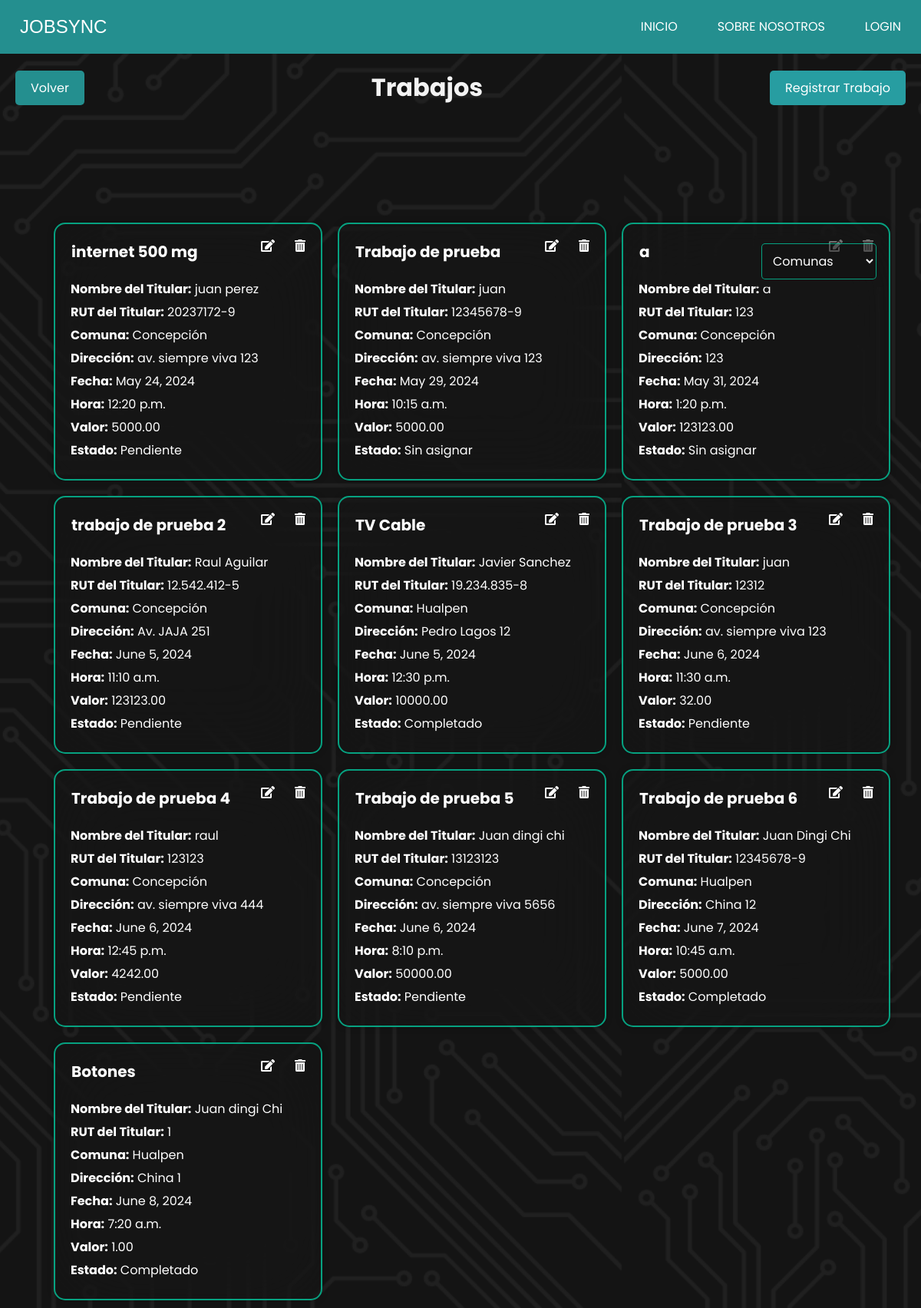
Screenshot of /trabajos/ with the database file from the repository.
### JobSyncApp/models.py (models this page shows, shortened)
class Trabajo(models.Model):
    colaborador = models.ForeignKey(CustomUser, on_delete=models.SET_NULL, null=True, blank=True)
    nombre_trabajo = models.CharField(max_length=100)
    nombre_titular = models.CharField(max_length=100)
    rut_titular = models.CharField(max_length=12)
    comuna = models.ForeignKey(Comuna, on_delete=models.SET_NULL, null=True)
    direccion = models.CharField(max_length=255)
    fecha = models.DateField()
    hora = models.TimeField()
    valor = models.DecimalField(max_digits=10, decimal_places=2)
    ESTADO_CHOICES = [
        ('sin_asignar', 'Sin asignar'),
        ('pendiente', 'Pendiente'),
        ('completado', 'Completado'),
    ]
    estado = models.CharField(max_length=20, choices=ESTADO_CHOICES, default='sin_asignar')

class Comuna(models.Model):
    nombre = models.CharField(max_length=100, unique=True)
    def __str__(self):
        return self.nombre

### JobSyncApp/views.py (the view)
# urls.py: path('trabajos/', views.trabajos, name='trabajos'),
def trabajos(request):
    comuna = Comuna.objects.all()
    trabajos = Trabajo.objects.all()  # Obtener todos los trabajos
    return render(request, 'admin/gestion_trabajos/trabajos/trabajos.html', {'trabajos': trabajos,'comuna':comuna})

### JobSyncApp/templates/admin/gestion_trabajos/trabajos/trabajos.html (shortened to what this page needs)
{% extends 'index.html' %}
{% load static %}
{% block extra_css %}
<link rel="stylesheet" href="{% static 'css/admin/trabajos.css' %}">
<link rel="stylesheet" href="https://cdnjs.cloudflare.com/ajax/libs/font-awesome/5.15.4/css/all.min.css">
{% endblock extra_css %}
{% block contenido %}
<div class="header">
    <a href="{% url 'index_trabajo' %}"  class="boton volver">Volver</a>
    <h1 id="titulo-trabajos">Trabajos</h1>
    <a href="{% url 'crear_trabajo' %}"  class="boton regresar">Registrar Trabajo</a>
</div>
<div class="filter-container">
    <select id="comuna-filter">
        <option value="">Comunas</option>
    </select>
</div>
<div class="card-container">
    {% for trabajo in trabajos %}
    <div class="card" id="trabajo" data-comuna="{{ trabajo.comuna }}">
        <div class="botones">
        <button class="delete-btn" data-url="{% url 'eliminar_trabajo' trabajo.id %}"> <i class="fas fa-trash-alt"></i></button>
        <button class="edit-btn" data-url="{% url 'modificar_trabajo' trabajo.id %}" > <i class="fas fa-edit"></i></button>
        <h2> {{ trabajo.nombre_trabajo }}</h2>
        </div>
        <p><strong>Nombre del Titular:</strong> {{ trabajo.nombre_titular }}</p>
        <p><strong>RUT del Titular:</strong> {{ trabajo.rut_titular }}</p>
        <p><strong>Comuna:</strong> {{ trabajo.comuna }}</p>
        <p><strong>Dirección:</strong> {{ trabajo.direccion }}</p>
        <p><strong>Fecha:</strong> {{ trabajo.fecha }}</p>
        <p><strong>Hora:</strong> {{ trabajo.hora }}</p>
        <p><strong>Valor:</strong> {{ trabajo.valor }}</p>
        <p><strong>Estado:</strong> {{ trabajo.get_estado_display }}</p>
    </div>
    {% endfor %}
</div>
{% endblock %}

### JobSyncApp/static/css/estilo.css (style rules this page uses)
* { margin: 0; padding: 0; box-sizing: border-box; }

### JobSyncApp/static/css/admin/trabajos.css (style rules this page uses)
* { padding: 0; margin: 0; box-sizing: border-box; text-decoration: none; list-style: none; border: none; outline: none; font-family: "Poppins", sans-serif; }
body { height: auto; min-height: 100vh; width: auto; display: flex; align-items: center; justify-content: center; background: url("/static/css/img/fondo.png") no-repeat center center fixed; background-size: cover; }
.header { width: 100%; display: flex; justify-content: space-between; align-items: center; padding: 20px; color: rgba(255, 255, 255, 0.8); position: fixed; top: 70px; z-index: 1000; }
#titulo-trabajos { margin: 0; flex-grow: 1; text-align: center; color: #f3f3f3; }
.boton { padding: 10px 20px; background-color: #007bff; color: white; text-decoration: none; border-radius: 5px; }
.boton.volver { background-color: #248f8f; }
.boton.regresar { background-color: #279da1; }
.card-container { display: flex; flex-wrap: wrap; justify-content: flex-start; margin-top: 220px; width: 100%; padding-top: 60px; padding-left: 5%; }
.card { width: 350px; margin: 10px; padding: 20px; background: rgba(22, 22, 22, 0.61); border: 2px solid rgba(3, 207, 163, 0.76); box-shadow: 0 0 10px rgba(0, 0, 0, .2); color: #fff; backdrop-filter: blur(50px); border-radius: 15px; }
.card h2 { font-size: 20px; margin-bottom: 10px; }
.card p { margin: 5px 0; }
.card .delete-btn, .card .edit-btn { background: transparent; color: white; border: none; padding: 10px; border-radius: 10%; cursor: pointer; }
.card .delete-btn i, .card .edit-btn i { color: white; font-size: 1.2em; }
.card { position: relative; }
.card .delete-btn, .card .edit-btn { position: absolute; top: 10px; right: 10px; }
.card .edit-btn { right: 50px; }
.botones { padding: 1px; margin-bottom: 10px; }
.filter-container { position: fixed; top: 18%; right: 4%; z-index: 1001; background: rgba(22, 22, 22, 0.61); padding: 10px; border-radius: 5px; }
#comuna-filter { width: 150px; padding: 10px; font-size: 16px; border: 1px solid rgba(3, 207, 163, 0.76); border-radius: 5px; color: #fff; background:rgba(22, 22, 22, 0.315); }

### rows the page displays
Trabajo: nombre_trabajo "internet 500 mg", nombre_titular "juan perez", rut_titular "20237172-9", comuna "Concepción", direccion "av. siempre viva 123", fecha "May 24, 2024", hora "12:20 p.m.", valor "5000.00", estado "Pendiente"
Trabajo: nombre_trabajo "Trabajo de prueba", nombre_titular "juan", rut_titular "12345678-9", comuna "Concepción", direccion "av. siempre viva 123", fecha "May 29, 2024", hora "10:15 a.m.", valor "5000.00", estado "Sin asignar"
Trabajo: nombre_trabajo "a", nombre_titular "a", rut_titular "123", comuna "Concepción", direccion "123", fecha "May 31, 2024", hora "1:20 p.m.", valor "123123.00", estado "Sin asignar"
Trabajo: nombre_trabajo "trabajo de prueba 2", nombre_titular "Raul Aguilar", rut_titular "12.542.412-5", comuna "Concepción", direccion "Av. JAJA 251", fecha "June 5, 2024", hora "11:10 a.m.", valor "123123.00", estado "Pendiente"
Trabajo: nombre_trabajo "TV Cable", nombre_titular "Javier Sanchez", rut_titular "19.234.835-8", comuna "Hualpen", direccion "Pedro Lagos 12", fecha "June 5, 2024", hora "12:30 p.m.", valor "10000.00", estado "Completado"
Trabajo: nombre_trabajo "Trabajo de prueba 3", nombre_titular "juan", rut_titular "12312", comuna "Concepción", direccion "av. siempre viva 123", fecha "June 6, 2024", hora "11:30 a.m.", valor "32.00", estado "Pendiente"
Trabajo: nombre_trabajo "Trabajo de prueba 4", nombre_titular "raul", rut_titular "123123", comuna "Concepción", direccion "av. siempre viva 444", fecha "June 6, 2024", hora "12:45 p.m.", valor "4242.00", estado "Pendiente"
Trabajo: nombre_trabajo "Trabajo de prueba 5", nombre_titular "Juan dingi chi", rut_titular "13123123", comuna "Concepción", direccion "av. siempre viva 5656", fecha "June 6, 2024", hora "8:10 p.m.", valor "50000.00", estado "Pendiente"
Trabajo: nombre_trabajo "Trabajo de prueba 6", nombre_titular "Juan Dingi Chi", rut_titular "12345678-9", comuna "Hualpen", direccion "China 12", fecha "June 7, 2024", hora "10:45 a.m.", valor "5000.00", estado "Completado"
Trabajo: nombre_trabajo "Botones", nombre_titular "Juan dingi Chi", rut_titular "1", comuna "Hualpen", direccion "China 1", fecha "June 8, 2024", hora "7:20 a.m.", valor "1.00", estado "Completado"
